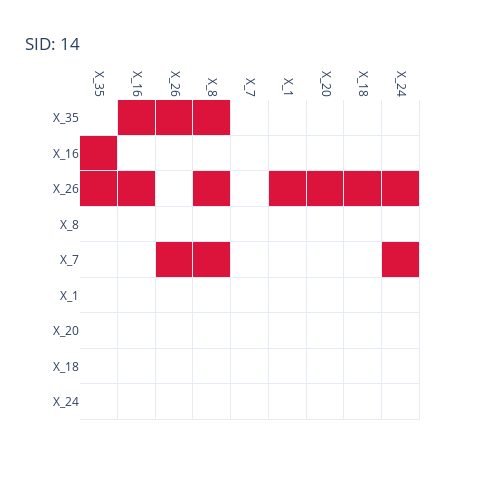

Notebook cell for this chart:
### Markdown cell above
### SID Matrix for Selected Nodes

The SID matrix below visualizes incorrect interventional predictions among the selected 9 variables:

- Red cells indicate incorrect predictions of $p(X_j \mid do(X_i))$
- SID value for this subset = **14**
- Node $X_{16}$ (highlighted in green in both graphs) is a focal point of the comparison

### Code cell
bn_obj.plot_sid_matrix(nodes=nodes)

### Figure 1 — Plotly figure (JSON) as saved in the notebook; plotly's stock layout.template omitted (floating-point values rounded to 4 significant figures)
{"data": [{"colorscale": [[0, "white"], [0.9999, "white"], [1, "crimson"]], "showscale": false, "type": "heatmap", "x": ["X_35", "X_16", "X_26", "X_8", "X_7", "X_1", "X_20", "X_18", "X_24"], "xgap": 1, "y": ["X_35", "X_16", "X_26", "X_8", "X_7", "X_1", "X_20", "X_18", "X_24"], "ygap": 1, "z": [[0, 1, 1, 1, 0, 0, 0, 0, 0], [1, 0, 0, 0, 0, 0, 0, 0, 0], [1, 1, 0, 1, 0, 1, 1, 1, 1], [0, 0, 0, 0, 0, 0, 0, 0, 0], [0, 0, 1, 1, 0, 0, 0, 0, 1], [0, 0, 0, 0, 0, 0, 0, 0, 0], [0, 0, 0, 0, 0, 0, 0, 0, 0], [0, 0, 0, 0, 0, 0, 0, 0, 0], [0, 0, 0, 0, 0, 0, 0, 0, 0]], "zmax": 1, "zmin": 0}], "layout": {"height": 500, "title": {"text": "SID: 14"}, "width": 500, "xaxis": {"autorange": true, "range": [-0.5, 8.5], "showgrid": false, "side": "top", "tickangle": 90, "type": "category"}, "yaxis": {"autorange": true, "range": [8.5, -0.5], "showgrid": false, "type": "category"}}}
